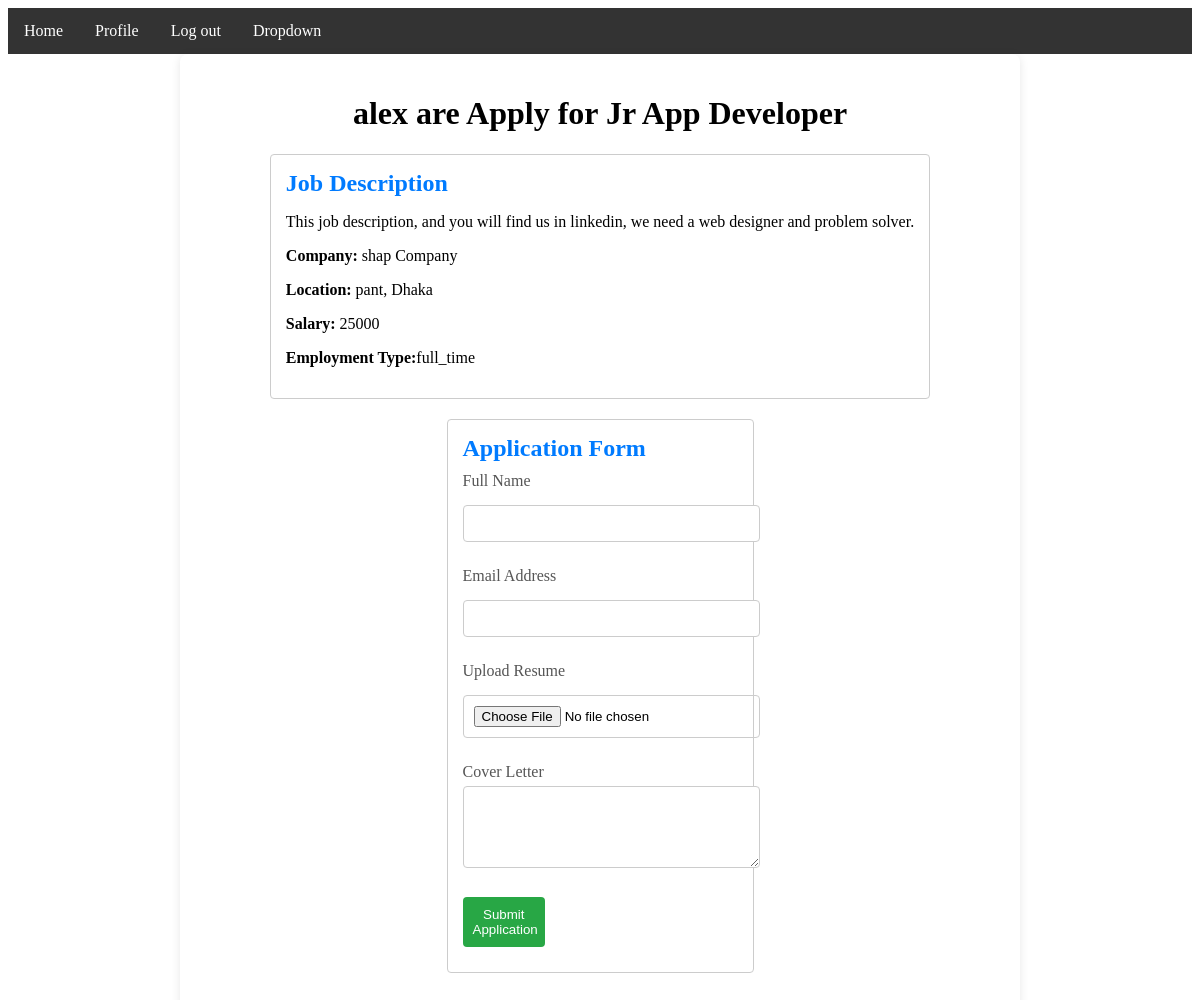
The app's page /apply_now/6 (signed in) with its own data.
### App/models.py (models this page shows, shortened)
class CustomUser(AbstractUser):
    USER=[
        ('admin', 'Admin'),
        ('viewer', 'Viewer'),
    ]
    user_type =  models.CharField(max_length=50, choices=USER, null=True)

class JobModel(models.Model):
    JOB_CHOICES = [
        ('full_time', 'Full Time'),
        ('part_time', 'Part Time'),
        ('contract', 'Contract'),
        ('internship', 'Internship'),
        ('temporary', 'Temporary'),
    ]
    user = models.ForeignKey(CustomUser, on_delete=models.CASCADE, null=True)
    job_title = models.CharField(max_length=50,  null=True)
    company_name = models.CharField(max_length=50,  null=True)
    location = models.CharField(max_length=50, null=True)
    description =  models.TextField(null=True)
    salary = models.CharField(max_length=50, null=True)
    employment_type = models.CharField(choices=JOB_CHOICES, max_length=50, null=True)
    post_date  = models.DateField(auto_now_add=True, null=True)
    update_date = models.DateField(auto_now=True, null=True)
    application_deadline = models.DateField(null=True)

### project/views.py (the view, shortened to what this page needs)
# urls.py: path('apply_now/<int:id>', applyNow, name="apply_now"),
@login_required
def applyNow(req, id):
    current_user = req.user
    current_job =  JobModel.objects.get(id=id)
    already_apply = ApplyNowModel.objects.filter(user=current_user, job=id)
    try:
        data =  get_object_or_404(JobModel, id=id)
    except Http404:
        messages.error(req, "there is something wrong")
        return redirect('home')
    context = {
        'data': data,
        'already_apply':already_apply
    }
    return render(req,  'applyNow.html', context)

### templates/applyNow.html (shortened to what this page needs)
{% extends "base.html" %}
{% block body %}
<div class="container applynow">
    <header>
        <h1>{{user.username}} are Apply for {{data.job_title}}</h1>
    </header>
    <section class="job-details">
        <h2>Job Description</h2>
        <p>{{data.description}}</p>
        <p><strong>Company:</strong> {{data.company_name}}</p>
        <p><strong>Location:</strong> {{data.location}}</p>
        <p><strong>Salary:</strong> {{data.salary}}</p>
        <p><strong>Employment Type:</strong>{{data.employment_type}}</p>
    </section>
    {% if already_apply %}
        <h1>Already Applied this job {{user.username}}</h1>
    {% else %}
    <section class="application-form">
        <h2>Application Form</h2>
        <form action="" method="POST" enctype="multipart/form-data" id="applyForm">
            <div class="form-group">
                <label for="fullName">Full Name</label>
                <input type="text" id="fullName" name="fullName" required>
            </div>
            <div class="form-group">
                <label for="email">Email Address</label>
                <input type="email" id="email" name="email" required>
            </div>
            <div class="form-group">
                <label for="resume">Upload Resume</label>
                <input type="file" id="resume" name="resume" accept=".pdf,.doc,.docx" required>
            </div>
            <div class="form-group">
                <label for="coverLetter">Cover Letter</label>
                <textarea id="coverLetter" name="coverLetter" rows="4" required></textarea>
            </div>
            <button type="submit">Submit Application</button>
        </form>
    </section>
    {% endif %}
</div>
{% endblock body %}

### templates/base.html (style rules this page uses)
.container { display: flex; justify-content: center; align-items: center; }
input, select { width: 100%; padding: 10px; margin: 10px 0; border: 1px solid #ccc; border-radius: 4px; }
button { width: 100%; padding: 10px; background-color: #5cb85c; border: none; color: white; border-radius: 4px; cursor: pointer; }
.form-group { margin-bottom: 15px; }
label { display: block; margin-bottom: 5px; color: #555; }
input, select, textarea { width: 100%; padding: 10px; border: 1px solid #ccc; border-radius: 4px; }
.applynow { max-width: 800px; margin: auto; background-color: white; border-radius: 8px; box-shadow: 0 2px 10px rgba(0, 0, 0, 0.1); padding: 20px; display: flex; flex-direction: column; }
.job-details, .application-form { margin-bottom: 20px; padding: 15px; border: 1px solid #ccc; border-radius: 4px; }
.job-details h2, .application-form h2 { margin: 0 0 10px; color: #007bff; }
input[type="text"], input[type="email"], input[type="file"], textarea { width: 100%; padding: 10px; border: 1px solid #ccc; border-radius: 4px; }
button { width: 30%; padding: 10px; margin: 10px auto; background-color: #28a745; color: white; border: none; border-radius: 4px; cursor: pointer; transition: background-color 0.3s; }

### records on screen
CustomUser: username "alex"
JobModel: job_title "Jr App Developer", description "This job description, and you will find us in linkedin, we need a web designer and problem solver.", company_name "shap Company", location "pant, Dhaka", salary "25000", employment_type "full_time"
